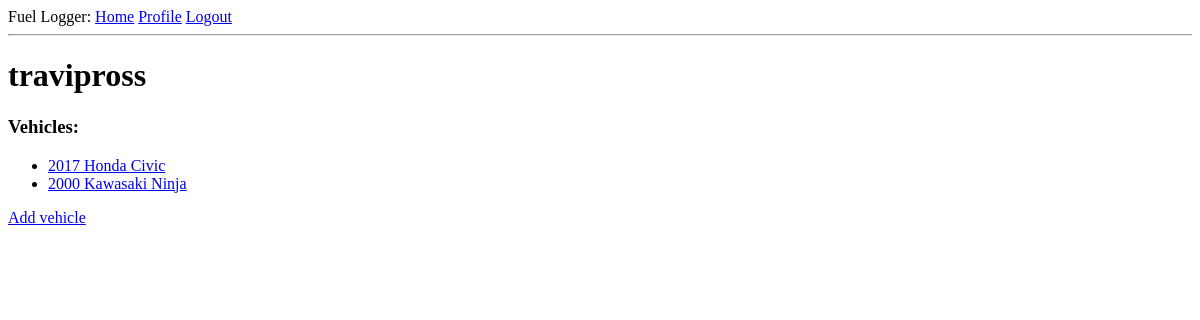
The app's page /users/travipross (signed in), older data.
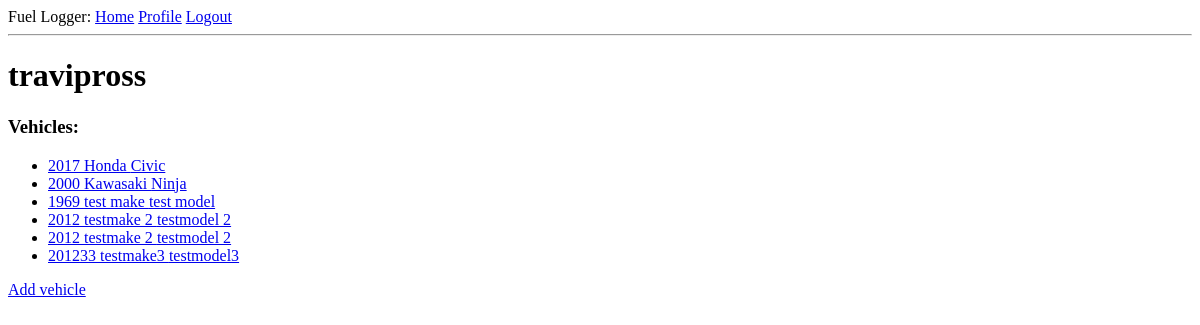
The same page, newer data.
### app/models.py (models this page shows, shortened)
class User(UserMixin, db.Model):
    id = db.Column(db.Integer, primary_key=True)
    username = db.Column(db.String, nullable=False)
    email = db.Column(db.String)
    password_hash = db.Column(db.String(128))
    vehicles = db.relationship('Vehicle', backref='owner', lazy='dynamic')

class Vehicle(db.Model):
    id = db.Column(db.Integer, primary_key=True)
    owner_id = db.Column(db.Integer, db.ForeignKey(User.id))
    make = db.Column(db.String, nullable=False)
    model = db.Column(db.String, nullable=False)
    year = db.Column(db.Integer)
    fill_ups = db.relationship('Fillup', backref='vehicle', lazy='dynamic')

### app/routes.py (the view)
@app.route('/users/<username>')
def user(username):
    u = User.query.filter_by(username=username).first_or_404()
    return render_template('user.html', user=u)

### app/models.py (called while the page is built)
@login.user_loader
def load_user(id):
    return User.query.get(int(id))

### app/templates/user.html
{% extends "base.html" %}
{% block content %}
    <h1>
        {{ current_user.username }}
    </h1>
    {% with vehicles = current_user.vehicles %}
    <h3>Vehicles:</h3>
    {% if vehicles %}
    <ul>
        {% for vehicle in vehicles %}
            <li><a href='{{ url_for("vehicle", vehicle_id=vehicle.id) }}'>{{ vehicle.year }} {{ vehicle.make }} {{ vehicle.model }}</a></li>
        {% endfor %}
    </ul>
    {% else %}
        None
    {% endif %}
    {% endwith %}
    <a href='{{ url_for("add_vehicle") }}'>Add vehicle</a>
{% endblock %}

### app/templates/base.html (shortened to what this page needs)
<html>
    <head>
    </head>
    <body>
        <div>
            Fuel Logger:
            <a href="{{ url_for('index') }}">Home</a>
            {% if current_user.is_anonymous %}
            <a href="{{ url_for('login') }}">Login</a>
            {% else %}
            <a href="{{ url_for('user', username=current_user.username) }}">Profile</a>
            <a href="{{ url_for('logout') }}">Logout</a>
            {% endif %}
        </div>
        <hr>
        {% block content %}{% endblock %}
    </body>
</html>

Row changes from the older to the newer data that the page shows:
added Vehicle: year "1969", make "test make", model "test model"
added Vehicle: year "2012", make "testmake 2", model "testmodel 2"
added Vehicle: year "2012", make "testmake 2", model "testmodel 2"
added Vehicle: year "201233", make "testmake3", model "testmodel3"
